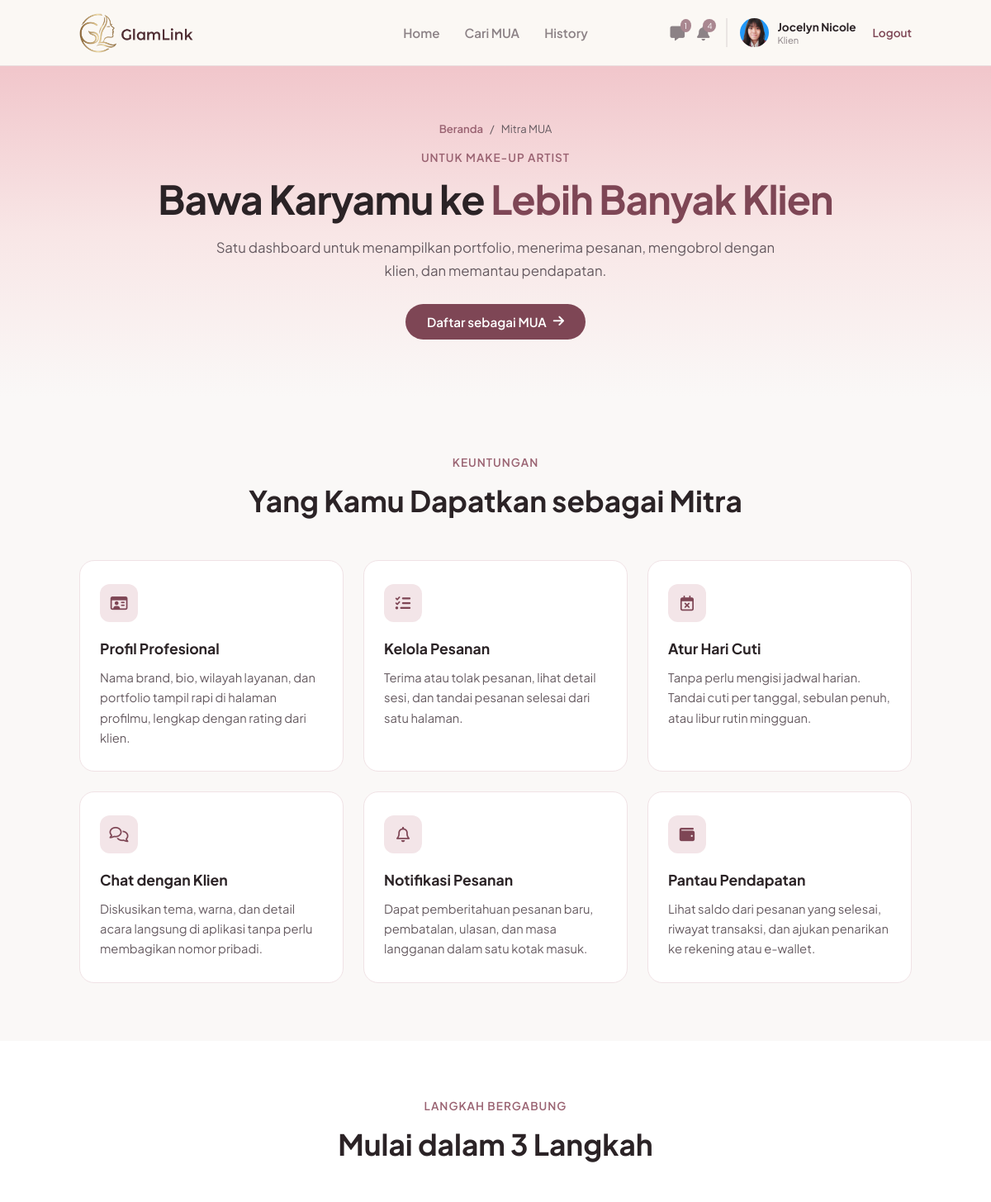
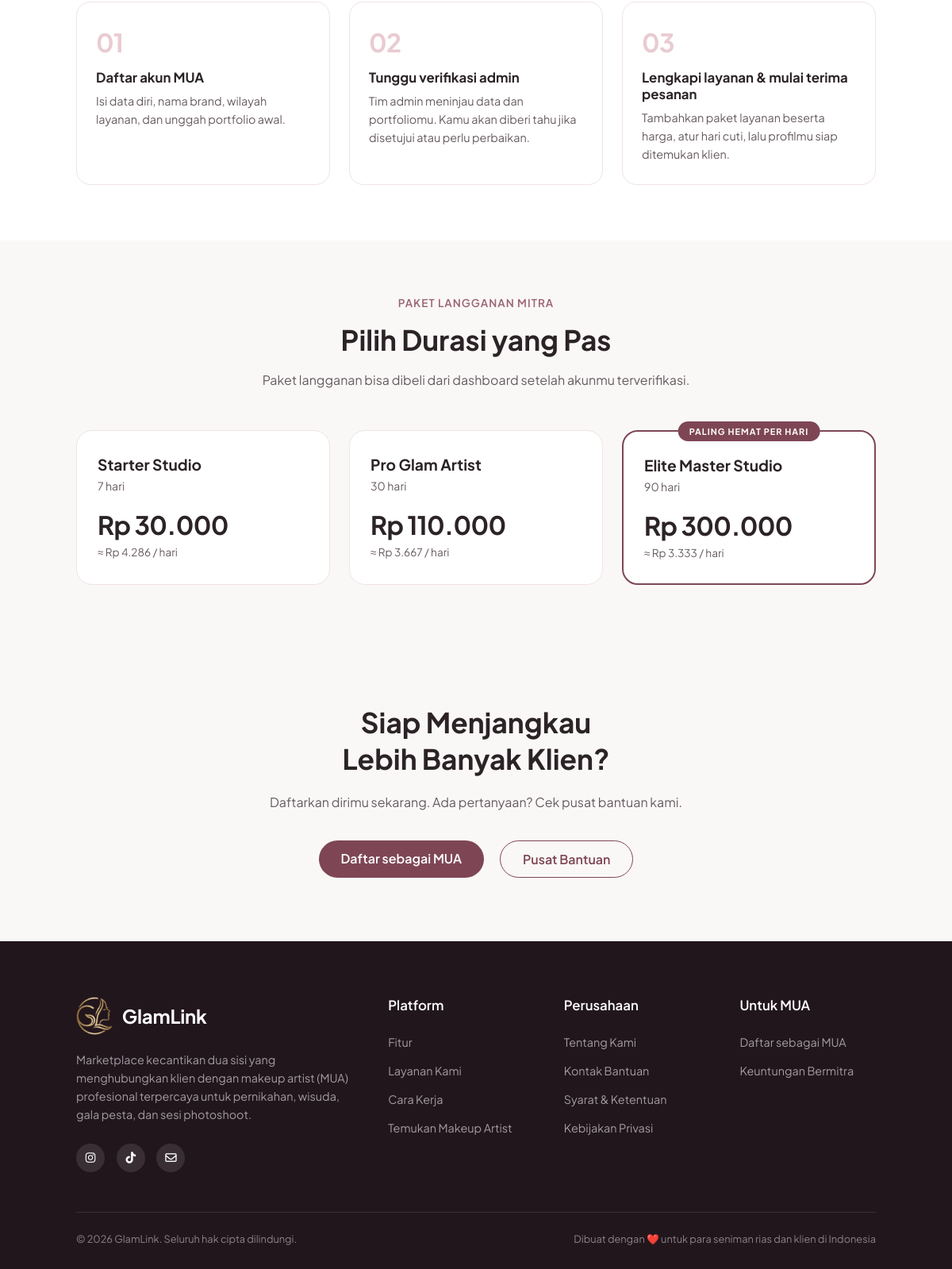
The page /mitra.php (signed in) on the database its author committed (2 pictures, top to bottom).
### tables this page shows
CREATE TABLE `users` (
  `id_user` int(11) NOT NULL,
  `nama` varchar(100) NOT NULL,
  `email` varchar(100) NOT NULL,
  `nomor_telepon` varchar(20) DEFAULT NULL,
  `nama_brand` varchar(150) DEFAULT NULL,
  `bio` text DEFAULT NULL,
  `lokasi` varchar(150) DEFAULT NULL,
  `foto_profil` varchar(255) DEFAULT NULL,
  `password` varchar(255) NOT NULL,
  `role` enum('mua','pelanggan','admin') NOT NULL,
  `dibuat_pada` timestamp NOT NULL DEFAULT current_timestamp(),
  `status_verifikasi` enum('pending','approved','rejected') NOT NULL DEFAULT 'approved',
  `alasan_tolak` varchar(255) DEFAULT NULL
);

CREATE TABLE `subscription_packages` (
  `id_paket` int(11) NOT NULL,
  `nama_paket` varchar(100) NOT NULL,
  `durasi_hari` int(11) NOT NULL,
  `harga` int(11) NOT NULL
);

### includes/chat.php (called while the page is built, shortened)
<?php
function chat_belum_dibaca(mysqli $k, int $saya): int {
    try {
        $st = $k->prepare("SELECT COUNT(*) AS n FROM chats WHERE id_penerima = ? AND dibaca_pada IS NULL");
        $st->bind_param('i', $saya);
        $st->execute();
        return (int)$st->get_result()->fetch_assoc()['n'];
    } catch (Throwable $e) {
        return 0;
    }
}

### includes/klien_notifikasi.php (called while the page is built, shortened)
<?php
function klien_notif_tgl(string $tgl): string {
    $t = strtotime($tgl);
    return date('j', $t) . ' ' . KLIEN_NOTIF_BULAN[(int)date('n', $t)] . ' ' . date('Y', $t);
}
function klien_notif_rp($n): string { return 'Rp ' . number_format((float)$n, 0, ',', '.'); }
function klien_notif_sinkron(mysqli $koneksi, int $id_klien): void {
    $st = $koneksi->prepare("SELECT COUNT(*) AS n FROM klien_notifikasi WHERE id_pelanggan = ?");
    $st->bind_param('i', $id_klien);
    $st->execute();
    $pertama = (int)$st->get_result()->fetch_assoc()['n'] === 0 ? 1 : 0;
    $ins = $koneksi->prepare("INSERT IGNORE INTO klien_notifikasi (id_pelanggan, kunci, tipe, judul, pesan, link, label_aksi, waktu, dibaca_pada)
                              VALUES (?, ?, ?, ?, ?, ?, ?, ?, IF(? = 1, NOW(), NULL))");
    $tambah = function (string $kunci, string $tipe, string $judul, string $pesan, ?string $link, ?string $aksi, string $waktu, int $sudah_baca = 0)
              use ($ins, $id_klien, $pertama) {
        $baca = ($pertama || $sudah_baca) ? 1 : 0;
    };
    $st = $koneksi->prepare("
        SELECT b.id_booking, b.no_invoice, b.tanggal_booking, b.waktu_booking, b.total_harga, b.status, b.metode_bayar, b.dibayar_pada,
               b.dibatalkan_oleh, b.is_mua_done, b.is_client_done, b.rating, b.created_at,
               COALESCE(b.dibatalkan_pada, b.created_at) AS waktu_batal, NOW() AS sekarang,
               (b.tanggal_booking = CURDATE()) AS hari_ini, (b.tanggal_booking = CURDATE() + INTERVAL 1 DAY) AS besok,
               u.nama_brand, u.nama AS nama_mua, s.nama_layanan
        FROM bookings b
        LEFT JOIN users u ON u.id_user = b.id_mua
        LEFT JOIN services s ON s.id_service = b.id_layanan
        WHERE b.id_pelanggan = ? AND (b.created_at >= NOW() - INTERVAL 60 DAY OR b.tanggal_booking >= CURDATE() - INTERVAL 60 DAY)");
    $st->bind_param('i', $id_klien);
    $st->execute();
    foreach ($st->get_result()->fetch_all(MYSQLI_ASSOC) as $b) {
        $id    = (int)$b['id_booking'];
        $inv   = $b['no_invoice'];
        $mua   = $b['nama_brand'] ?: ($b['nama_mua'] ?: 'MUA');
        $lay   = $b['nama_layanan'] ?: 'layanan';
        $tgl   = klien_notif_tgl($b['tanggal_booking']) . ' pukul ' . substr($b['waktu_booking'], 0, 5) . ' WIB';
        $detail = 'detail_booking.php?id=' . $id;
        if (!empty($b['dibayar_pada'])) {
            $metode = $b['metode_bayar'] ? ' melalui ' . $b['metode_bayar'] : '';
        }
        if ($b['status'] === 'dikonfirmasi' && ((int)$b['hari_ini'] === 1 || (int)$b['besok'] === 1)) {
            $hari = (int)$b['hari_ini'] === 1;
        }
    }
}
function klien_notif_jumlah_baru(mysqli $koneksi, int $id_klien): int {
    try {
        klien_notif_sinkron($koneksi, $id_klien);
        $st = $koneksi->prepare("SELECT COUNT(*) AS n FROM klien_notifikasi WHERE id_pelanggan = ? AND dibaca_pada IS NULL AND dihapus_pada IS NULL");
        $st->bind_param('i', $id_klien);
        $st->execute();
        return (int)$st->get_result()->fetch_assoc()['n'];
    } catch (Throwable $e) {
        return 0;
    }
}

### includes/site_info.php (called while the page is built, shortened)
<?php
function site_e($s): string {
    return htmlspecialchars((string)$s, ENT_QUOTES, 'UTF-8');
}

### mitra.php (the view, shortened to what this page needs)
<?php
require 'koneksi.php';
require_once 'includes/site_info.php';
$paket = [];
$hasil = mysqli_query($koneksi, "SELECT id_paket, nama_paket, durasi_hari, harga FROM subscription_packages ORDER BY durasi_hari ASC");
if ($hasil) {
    while ($r = mysqli_fetch_assoc($hasil)) {
        $r['per_hari'] = $r['durasi_hari'] > 0 ? $r['harga'] / $r['durasi_hari'] : 0;
        $paket[] = $r;
    }
}
$id_hemat = null;
if (count($paket) > 1) {
    $termurah = min(array_column($paket, 'per_hari'));
    foreach ($paket as $p) { if ($p['per_hari'] == $termurah) { $id_hemat = $p['id_paket']; break; } }
}
$sudah_mua = isset($_SESSION['status_login']) && ($_SESSION['role'] ?? '') === 'mua';
$link_daftar = $sudah_mua ? 'mua/index.php' : 'register_form.php?role=mua';
$teks_daftar = $sudah_mua ? 'Buka Dashboard MUA' : 'Daftar sebagai MUA';
include 'includes/info_head.php';
?>
<section class="in-hero">
    <nav class="in-crumb" aria-label="Breadcrumb"><a href="index.php">Beranda</a><span>/</span><span>Mitra MUA</span></nav>
    <span class="overline">UNTUK MAKE-UP ARTIST</span>
    <h1>Bawa Karyamu ke <span>Lebih Banyak Klien</span></h1>
    <p>Satu dashboard untuk menampilkan portfolio, menerima pesanan, mengobrol dengan klien, dan memantau pendapatan.</p>
    <a href="<?php echo $link_daftar; ?>" class="in-btn" style="margin-top: 26px;"><?php echo $teks_daftar; ?> <i class="fa-solid fa-arrow-right"></i></a>
</section>
<section class="in-section">
    <div class="in-wrap">
        <div class="section-header">
            <span class="overline">KEUNTUNGAN</span>
            <h2>Yang Kamu Dapatkan sebagai Mitra</h2>
        </div>
        <div class="in-grid c3">
            <div class="in-card white">
                <div class="in-icon"><i class="fa-regular fa-id-card"></i></div>
                <h3>Profil Profesional</h3>
                <p>Nama brand, bio, wilayah layanan, dan portfolio tampil rapi di halaman profilmu, lengkap dengan rating dari klien.</p>
            </div>
            <div class="in-card white">
                <div class="in-icon"><i class="fa-solid fa-list-check"></i></div>
                <h3>Kelola Pesanan</h3>
                <p>Terima atau tolak pesanan, lihat detail sesi, dan tandai pesanan selesai dari satu halaman.</p>
            </div>
            <div class="in-card white">
                <div class="in-icon"><i class="fa-regular fa-calendar-xmark"></i></div>
                <h3>Atur Hari Cuti</h3>
                <p>Tanpa perlu mengisi jadwal harian. Tandai cuti per tanggal, sebulan penuh, atau libur rutin mingguan.</p>
            </div>
            <div class="in-card white">
                <div class="in-icon"><i class="fa-regular fa-comments"></i></div>
                <h3>Chat dengan Klien</h3>
                <p>Diskusikan tema, warna, dan detail acara langsung di aplikasi tanpa perlu membagikan nomor pribadi.</p>
            </div>
            <div class="in-card white">
                <div class="in-icon"><i class="fa-regular fa-bell"></i></div>
                <h3>Notifikasi Pesanan</h3>
                <p>Dapat pemberitahuan pesanan baru, pembatalan, ulasan, dan masa langganan dalam satu kotak masuk.</p>
            </div>
            <div class="in-card white">
                <div class="in-icon"><i class="fa-solid fa-wallet"></i></div>
                <h3>Pantau Pendapatan</h3>
                <p>Lihat saldo dari pesanan yang selesai, riwayat transaksi, dan ajukan penarikan ke rekening atau e-wallet.</p>
            </div>
        </div>
    </div>
</section>
<section class="in-section white">
    <div class="in-wrap">
        <div class="section-header">
            <span class="overline">LANGKAH BERGABUNG</span>
            <h2>Mulai dalam 3 Langkah</h2>
        </div>
        <ol class="in-steps">
            <li class="in-step"><h3>Daftar akun MUA</h3><p>Isi data diri, nama brand, wilayah layanan, dan unggah portfolio awal.</p></li>
            <li class="in-step"><h3>Tunggu verifikasi admin</h3><p>Tim admin meninjau data dan portfoliomu. Kamu akan diberi tahu jika disetujui atau perlu perbaikan.</p></li>
            <li class="in-step"><h3>Lengkapi layanan & mulai terima pesanan</h3><p>Tambahkan paket layanan beserta harga, atur hari cuti, lalu profilmu siap ditemukan klien.</p></li>
        </ol>
    </div>
</section>
<?php if ($paket): ?>
<section class="in-section" id="paket">
    <div class="in-wrap">
        <div class="section-header">
            <span class="overline">PAKET LANGGANAN MITRA</span>
            <h2>Pilih Durasi yang Pas</h2>
            <p>Paket langganan bisa dibeli dari dashboard setelah akunmu terverifikasi.</p>
        </div>
        <div class="in-grid c<?php echo min(count($paket), 3); ?>">
            <?php foreach ($paket as $p): $hemat = $p['id_paket'] == $id_hemat; ?>
                <div class="in-plan<?php echo $hemat ? ' populer' : ''; ?>"<?php echo $hemat ? ' data-badge="PALING HEMAT PER HARI"' : ''; ?>>
                    <h3><?php echo site_e($p['nama_paket']); ?></h3>
                    <span class="durasi"><?php echo (int)$p['durasi_hari']; ?> hari</span>
                    <span class="harga">Rp <?php echo number_format($p['harga'], 0, ',', '.'); ?></span>
                    <span class="per-hari">≈ Rp <?php echo number_format(round($p['per_hari']), 0, ',', '.'); ?> / hari</span>
                </div>
            <?php endforeach; ?>
        </div>
    </div>
</section>
<?php endif; ?>
<section class="cta-section">
    <h2>Siap Menjangkau<br>Lebih Banyak Klien?</h2>
    <p>Daftarkan dirimu sekarang. Ada pertanyaan? Cek pusat bantuan kami.</p>
    <div class="cta-buttons">
        <a href="<?php echo $link_daftar; ?>" class="btn-filled"><?php echo $teks_daftar; ?></a>
        <a href="bantuan.php" class="btn-outline">Pusat Bantuan</a>
    </div>
</section>
<?php include 'includes/info_foot.php'; ?>

### navbar.php (shortened to what this page needs)
<?php
$path_prefix = in_array(basename(dirname($_SERVER['PHP_SELF'])), ['mua', 'klien']) ? '../' : '';
$nav_logged_in = isset($_SESSION['status_login']) && $_SESSION['status_login'] == true;
$nav_role = isset($_SESSION['role']) ? $_SESSION['role'] : '';
if ($nav_logged_in && in_array($nav_role, ['mua', 'pelanggan']) && isset($koneksi)) {
    $id_mua_nav = $_SESSION['id_user'];
    $nav_query = mysqli_query($koneksi, "SELECT nama, nama_brand, foto_profil, status_verifikasi FROM users WHERE id_user = '$id_mua_nav'");
    $nav_profil = mysqli_fetch_assoc($nav_query);
}
?>
<header class="navbar">
    <div class="logo">
        <a href="<?php echo $path_prefix; ?>index.php">
            <img src="<?php echo $path_prefix; ?>assets/img/logo.png" alt="GlamLink">
        </a>
    </div>
    <?php if (!$nav_logged_in): ?>
        <div class="nav-links">
            <a href="<?php echo $path_prefix; ?>login.php" class="btn-text">Masuk</a>
            <a href="<?php echo $path_prefix; ?>login.php" class="btn-outline nav-mua">Masuk Sebagai MUA</a>
            <a href="<?php echo $path_prefix; ?>register.php" class="btn-filled">Daftar</a>
        </div>
    <?php elseif ($nav_role == 'pelanggan'): ?>
        <?php $hal = basename($_SERVER['SCRIPT_NAME']); ?>
        <div class="nav-menu-mua">
            <a href="<?php echo $path_prefix; ?>klien/index.php" class="<?php echo $hal == 'index.php' ? 'active' : ''; ?>">Home</a>
            <a href="<?php echo $path_prefix; ?>klien/cari.php" class="<?php echo in_array($hal, ['cari.php', 'mua.php', 'booking.php']) ? 'active' : ''; ?>">Cari MUA</a>
            <a href="<?php echo $path_prefix; ?>klien/history.php" class="<?php echo $hal == 'history.php' ? 'active' : ''; ?>">History</a>
        </div>
        <div class="nav-profile-mua">
            <div class="nav-icons">
                <?php
                require_once __DIR__ . '/includes/chat.php';
                $nav_chat_baru = (($koneksi ?? null) instanceof mysqli) ? chat_belum_dibaca($koneksi, (int)$_SESSION['id_user']) : 0;
                ?>
                <a href="<?php echo $path_prefix; ?>klien/chat.php" class="icon-btn" title="Chat">
                    <i class="fa-solid fa-message"></i>
                    <span class="badge" id="navChatBadge" <?php echo $nav_chat_baru ? '' : 'hidden'; ?>><?php echo $nav_chat_baru > 99 ? '99+' : $nav_chat_baru; ?></span>
                </a>
                <?php
                require_once __DIR__ . '/includes/klien_notifikasi.php';
                $nav_notif_klien = (($koneksi ?? null) instanceof mysqli) ? klien_notif_jumlah_baru($koneksi, (int)$_SESSION['id_user']) : 0;
                ?>
                <a href="<?php echo $path_prefix; ?>klien/notifikasi.php" class="icon-btn" title="Notifikasi">
                    <i class="fa-solid fa-bell"></i>
                    <span class="badge" id="navNotifBadge" <?php echo $nav_notif_klien ? '' : 'hidden'; ?>><?php echo $nav_notif_klien > 99 ? '99+' : $nav_notif_klien; ?></span>
                </a>
            </div>
            <a href="<?php echo $path_prefix; ?>klien/profil.php" style="text-decoration:none;color:inherit;">
                <div class="profile-info">
                    <?php if (!empty($nav_profil['foto_profil']) && file_exists(__DIR__ . '/assets/img/' . basename($nav_profil['foto_profil']))): ?>
                        <img src="<?php echo $path_prefix; ?>assets/img/<?php echo htmlspecialchars(basename($nav_profil['foto_profil'])); ?>" alt="Profile">
                    <?php else: ?>
                        <div style="width:35px;height:35px;background:#e0d8da;border-radius:50%;display:flex;align-items:center;justify-content:center;color:#fff;font-size:0.8rem;"><i class="fa-solid fa-user"></i></div>
                    <?php endif; ?>
                    <div class="profile-text">
                        <span class="brand-name"><?php echo htmlspecialchars($nav_profil['nama'] ?? 'Klien'); ?></span>
                        <span class="role-text">Klien</span>
                    </div>
                </div>
            </a>
            <a href="<?php echo $path_prefix; ?>logout.php" class="logout-link">Logout</a>
        </div>
    <?php endif; ?>
</header>

### rows shown on the page
users: foto_profil (picture), nama "Jocelyn Nicole"
subscription_packages: nama_paket "Starter Studio", durasi_hari "7", harga "30.000", per_hari "4.286"
subscription_packages: nama_paket "Pro Glam Artist", durasi_hari "30", harga "110.000", per_hari "3.667"
subscription_packages: nama_paket "Elite Master Studio", durasi_hari "90", harga "300.000", per_hari "3.333"

### other values the page prints
$nav_chat_baru "1"
$nav_notif_klien "4"
$teks_daftar "Daftar sebagai MUA"
